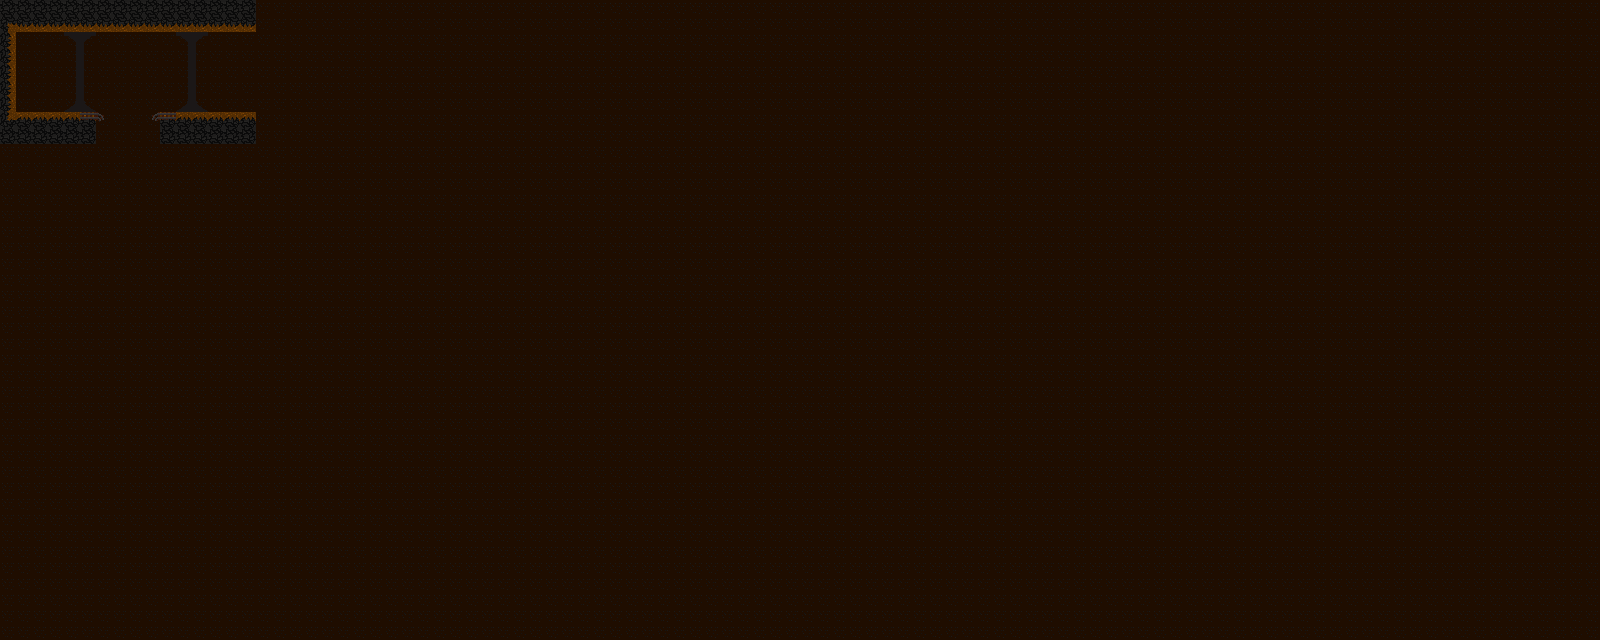

This is a level from a 2D game, rendered from its Tiled map with the project's own tilesets. A one-line summary and the map file follow, with tile-layer data summarised:
An orthogonal 100x40 tile map with 16x16 px tiles, 3 tile layers (background, floor, objects).

<map version="1.10" tiledversion="1.12.2" orientation="orthogonal" renderorder="right-down" width="100" height="40" tilewidth="16" tileheight="16" infinite="0" nextlayerid="5" nextobjectid="1">
 <tileset firstgid="1" name="tile_map" tilewidth="16" tileheight="16" tilecount="256" columns="16">
  <image source="../pixel_art/tile_map.png" trans="000000" width="256" height="256" />
 </tileset>
 <layer id="1" name="background" width="100" height="40">
  <data>[4000 cells, 4000 non-empty, 1 distinct tile ids]</data>
 </layer>
 <layer id="2" name="floor" width="100" height="40">
  <data>[4000 cells, 81 non-empty, 16 distinct tile ids]</data>
 </layer>
 <layer id="3" name="objects" width="100" height="40">
  <data>[4000 cells, 4 non-empty, 3 distinct tile ids]</data>
 </layer>
</map>
